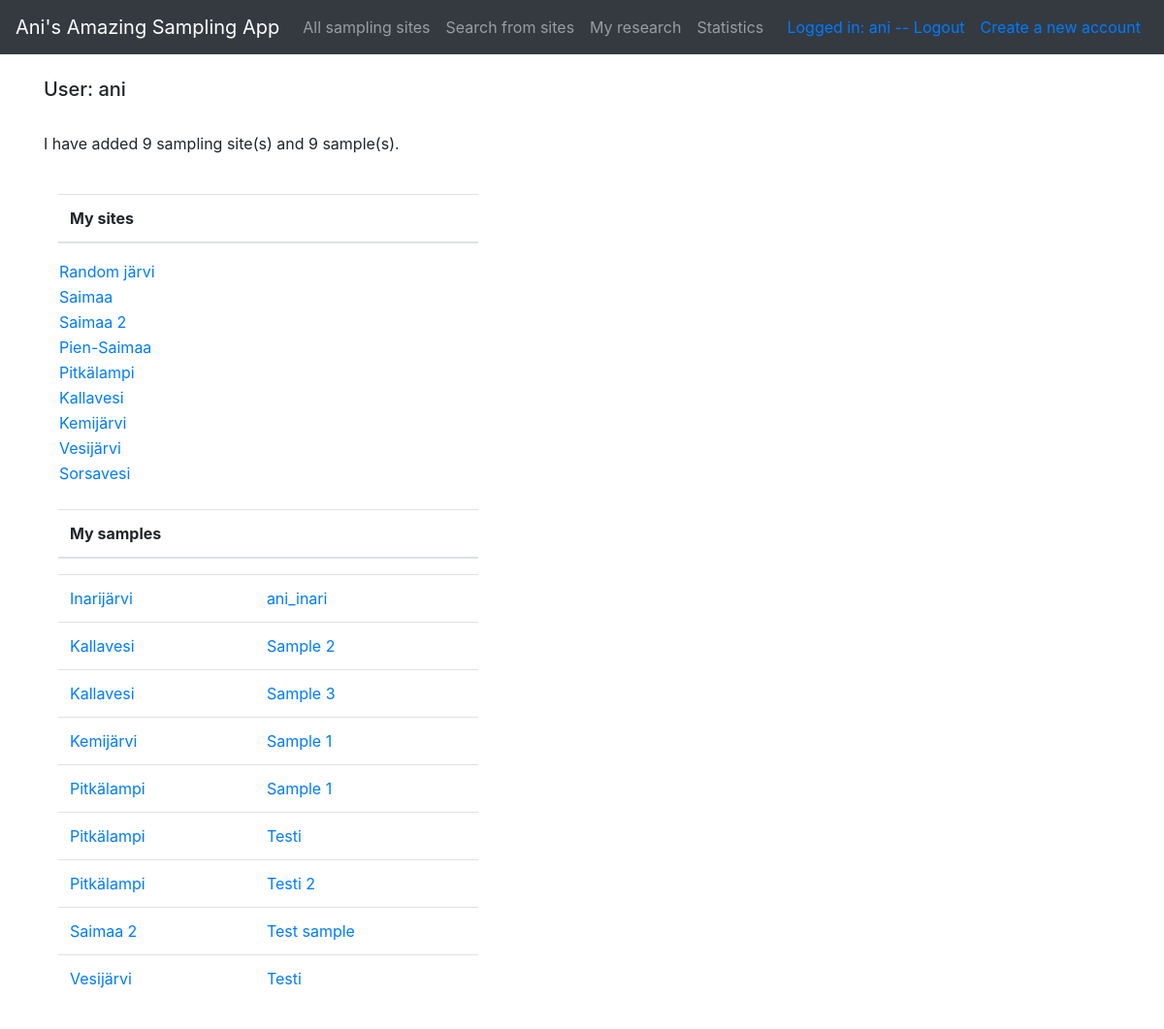
The app's page /auth/own (signed in) with its own data.
### application/auth/models.py (models this page shows, shortened)
class User(Base):
    __tablename__="account"
    name = db.Column(db.String(144), nullable=False)
    username = db.Column(db.String(144), nullable=False)
    password = db.Column(db.String(144), nullable=False)
    mysites = db.relationship("Site", cascade="all, delete-orphan", secondary=users_sites,
        backref=db.backref('mysites', lazy='dynamic'), single_parent=True)
    mysamples = db.relationship("Sample", cascade="all, delete-orphan", secondary=users_samples,
        backref=db.backref('mysites', lazy='dynamic'), single_parent=True)
    @staticmethod
    def count_users_sites(userid):
        stmt = text("SELECT COUNT(users_sites.site_id)"
                    " FROM users_sites"
                    " WHERE user_id = :userid").params(userid=userid)
        result = db.engine.execute(stmt)
        return result.fetchone()[0]
    @staticmethod
    def count_users_samples(userid):
        stmt = text("SELECT COUNT(users_samples.sample_id)"
                    " FROM users_samples"
                    " WHERE user_id = :userid").params(userid=userid)
        result = db.engine.execute(stmt)
        return result.fetchone()[0]
    @staticmethod
    def list_users_sites(userid):
        stmt = text("SELECT site.id AS siteid, site.name AS sitename"
                    " FROM site"
                    " LEFT JOIN users_sites ON site.id = users_sites.site_id"
                    " WHERE users_sites.user_id = :userid").params(userid=userid)
        res = db.engine.execute(stmt)
        response = []
        for row in res:
            response.append({"siteid":row[0], "sitename":row[1]})
        return response
    @staticmethod
    def list_users_samples(userid):
        stmt = text("SELECT site.id as siteid, site.name as sitename, sample.samplename as samplename, sample.id as sampleid"
        " FROM users_samples"
        " JOIN sample ON sample.id = users_samples.sample_id"
        " JOIN site ON site.id = sample.site_id"
        " WHERE users_samples.user_id = :userid"
        " ORDER BY site.name").params(userid=userid)
        res = db.engine.execute(stmt)
        response = []
        for row in res:
            response.append({"siteid":row[0], "sitename":row[1], "samplename":row[2], "sampleid":row[3]})
        return response

### application/sites/models.py (models this page shows, shortened)
class Site(Base):
    __tablename__="site"
    name = db.Column(db.String(144), nullable=False, index=True)
    samples = db.relationship("Sample", backref="site", lazy=True, cascade="all, delete-orphan", single_parent=True)

### application/samples/models.py (models this page shows, shortened)
class Sample(Base):
    __tablename__="sample"
    samplename = db.Column(db.String(144), nullable=False)
    sampletype = db.Column(db.String(144), nullable=False, index=True)
    species = db.Column(db.String(144), nullable=False, index=True)
    amount = db.Column(db.String(144), nullable=False)
    site_id = db.Column(db.Integer, db.ForeignKey('site.id'),
                           nullable=False)

### application/auth/views.py (the view)
@app.route("/auth/own", methods=["GET"])
@login_required()
def auth_account():
    users_sites = current_user.count_users_sites(current_user.id)
    users_samples = current_user.count_users_samples(current_user.id)
    list_users_sites = current_user.list_users_sites(current_user.id)
    list_users_samples = current_user.list_users_samples(current_user.id)
    return render_template("auth/ownaccount.html", user=current_user, list_users_samples=list_users_samples,
        users_sites=users_sites, users_samples=users_samples, list_users_sites = list_users_sites)

### application/__init__.py (called while the page is built)
def login_required(role="ANY"):
    def wrapper(fn):
        @wraps(fn)
        def decorated_view(*args, **kwargs):
            if not current_user:
                return login_manager.unauthorized()
            if not current_user.is_authenticated:
                return login_manager.unauthorized()
            unauthorized = False
            if role != "ANY":
                unauthorized = True
                for user_role in current_user.roles():
                    if user_role == role:
                        unauthorized = False
                        break
            if unauthorized:
                return login_manager.unauthorized()
            return fn(*args, **kwargs)
        return decorated_view
    return wrapper

@login_manager.user_loader
def load_user(user_id):
    return User.query.get(user_id)

### application/templates/auth/ownaccount.html
{% extends "layout.html" %}
{% block body %}
<form method="GET" action="{{ url_for('auth_account') }}">
    <h5>User: {{ user.name }}</h5>
    <br>
    <p>I have added {{ users_sites }} sampling site(s) and {{ users_samples }} sample(s).</p>
    <br>
    <div class="col-5">
        <table class="table">
            <thead>
                <th>My sites</th>
            </thead>
        </table>
    </div>
    <div class="col-5">
        <table>
            <tbody>
                {% for site in list_users_sites %}
                <tr>
                    <td>
                        <a href="{{ url_for('sites_show_one_site', site_id=site.siteid) }}">{{ site.sitename }}</a>
                    </td>
                </tr>
                {% endfor %}
            </tbody>
        </table>
    </div>
    <br>
    <div class="col-5">
        <table class="table">
            <thead>
                <th>My samples</th>
            </thead>
        </table>
    </div>
    <div class="col-5">
        <table class="table">
            <tbody>
                {% for sample in list_users_samples %}
                <tr>
                    <td>
                        <a href="{{ url_for('sites_show_one_site', site_id=sample.siteid) }}">{{ sample.sitename }}</a>
                    </td>
                    <td>
                        <a href="{{ url_for('samples_show_one_sample', sample_id=sample.sampleid) }}">{{ sample.samplename}}</a>
                    </td>
                </tr>
                {% endfor %}
            </tbody>
        </table>
    </div>
    <br>
</form>
{% endblock %}

### application/templates/layout.html (shortened to what this page needs)
<!DOCTYPE html>
<html>
<head>
  <link rel="stylesheet" href="https://maxcdn.bootstrapcdn.com/bootstrap/4.0.0/css/bootstrap.min.css"
>
</head>
<body>
  <nav class="navbar navbar-expand-md navbar-dark bg-dark mb-4">
    <a class="navbar-brand" href={{ url_for('index') }}>Ani's Amazing Sampling App</a>
    <div class="collapse navbar-collapse" id="navbarCollapse">
      <ul class="navbar-nav mr-auto">
        <li class="nav-item">
          <a class="nav-link" href="{{ url_for('sites_index') }} ">All sampling sites</a>
        </li>
        <li class="nav-item">
          <a class="nav-link" href="{{ url_for('sites_search') }}">Search from sites</a>
        </li>
        {% if current_user.is_authenticated %}
        <li class="nav-item">
          <a class="nav-link" href="{{ url_for('auth_account') }} ">My research</a>
        </li>
        <li class="nav-item">
          <a class="nav-link" href="{{ url_for('see_statistics') }} ">Statistics</a>
        </li>
        {% endif %}
      </ul>
      <div class="form-inline mt-2 mt-md-0 ml-auto">
        <ul class="navbar-nav ml-auto">
          <li class="nav-item active px-2">
            {% if current_user.is_authenticated %}
            <a href="{{ url_for('auth_logout') }}">Logged in: {{ current_user.name }} -- Logout</a>
            {% else %}
            <a href="{{ url_for('auth_login') }}">Login</a>
            {% endif %}
          </li>
          <li class="nav-item active px-2">
            <a href="{{ url_for('auth_form') }}">Create a new account</a>
          </li>
        </ul>
      </div>
  </nav>
  <main role="main" class="container">
    {% block body %}{% endblock %}
  </main>
</body>
</html>

### records on screen
User: name "ani"
Site: sitename "Random järvi"
Site: sitename "Saimaa"
Site: sitename "Saimaa 2"
Site: sitename "Pien-Saimaa"
Site: sitename "Pitkälampi"
Site: sitename "Kallavesi"
Site: sitename "Kemijärvi"
Site: sitename "Vesijärvi"
Site: sitename "Sorsavesi"
Sample: sitename "Inarijärvi", samplename "ani_inari"
Sample: sitename "Kallavesi", samplename "Sample 2"
Sample: sitename "Kallavesi", samplename "Sample 3"
Sample: sitename "Kemijärvi", samplename "Sample 1"
Sample: sitename "Pitkälampi", samplename "Sample 1"
Sample: sitename "Pitkälampi", samplename "Testi"
Sample: sitename "Pitkälampi", samplename "Testi 2"
Sample: sitename "Saimaa 2", samplename "Test sample"
Sample: sitename "Vesijärvi", samplename "Testi"

### other values on screen
{{ users_sites }} "9"
{{ users_samples }} "9"
